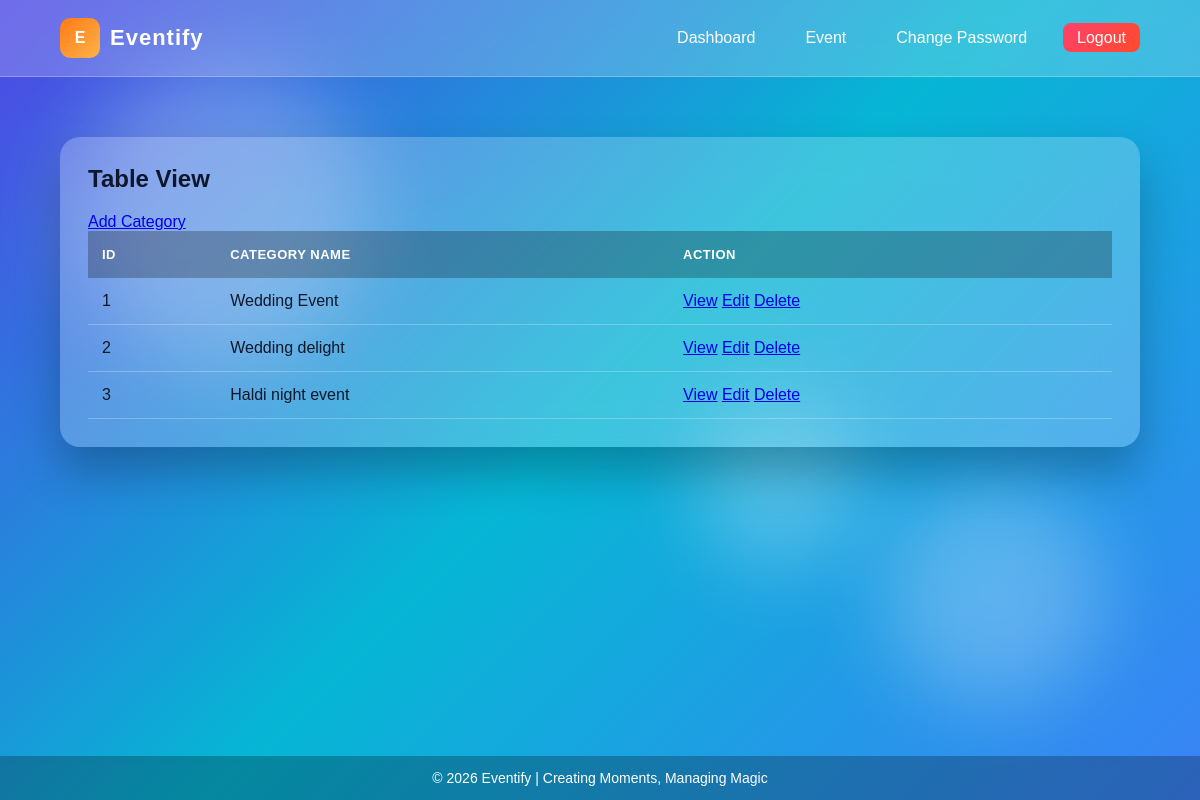
Page /categorylist/ on the committed database.
### event/models.py (models this page shows, shortened)
class CategoryModel(models.Model):
    name=models.CharField(max_length=100,null=True)

### event/views.py (the view)
# urls.py: path('categorylist/', categoryPage, name="category"),
def categoryPage(request):
    data=CategoryModel.objects.all()
    return render(request, "category/categorylist.html", {'data':data})

### event/templates/category/categorylist.html
{% extends 'master/base.html' %}
{% block body %}
        <div class="card">
            <h2>Table View</h2>
            <table>
                <a href="{% url 'addcate' %}">Add Category</a>
                <thead>
                    <tr>
                        <th>ID</th>
                        <th>Category Name</th>
                        <th>Action</th>
                    </tr>
                </thead>
                <tbody>
                    {% for i in data %}
                    <tr>
                        <td>{{forloop.counter}}</td>
                        <td>{{i.name}}</td>
                        <td>
                            <a href="#">View</a>
                            <a href="{% url 'editcate' i.id %}">Edit</a>
                            <a href="{% url 'deletecate' i.id %}">Delete</a>
                        </td>
                    </tr>
                    {% endfor %}
                </tbody>
            </table>
        </div>
{% endblock body %}

### event/templates/master/base.html (style rules this page uses)
* { margin:0; padding:0; box-sizing:border-box; font-family:'Poppins',sans-serif; }
body { min-height:100vh; background: linear-gradient(135deg,#4f46e5,#06b6d4,#3b82f6); color:#ffffff; overflow-x:hidden; display:flex; flex-direction:column; }
.card { background:rgba(255,255,255,0.22); backdrop-filter:blur(18px); border-radius:20px; padding:28px; box-shadow:0 25px 45px rgba(0,0,0,0.25); animation:fadeIn .4s ease; }
.card h2 { margin-bottom:20px; font-size:24px; color:#0f172a; }
table { width:100%; border-collapse:collapse; }
thead { background:rgba(0,0,0,0.25); }
thead th { padding:16px 14px; text-transform:uppercase; font-size:13px; letter-spacing:0.5px; color:#ffffff; text-align:left; }
tbody td { padding:14px; border-bottom:1px solid rgba(255,255,255,0.25); color:#0f172a; font-weight:500; }

### rows in the picture
CategoryModel: name "Wedding Event"
CategoryModel: name "Wedding delight"
CategoryModel: name "Haldi night event"
